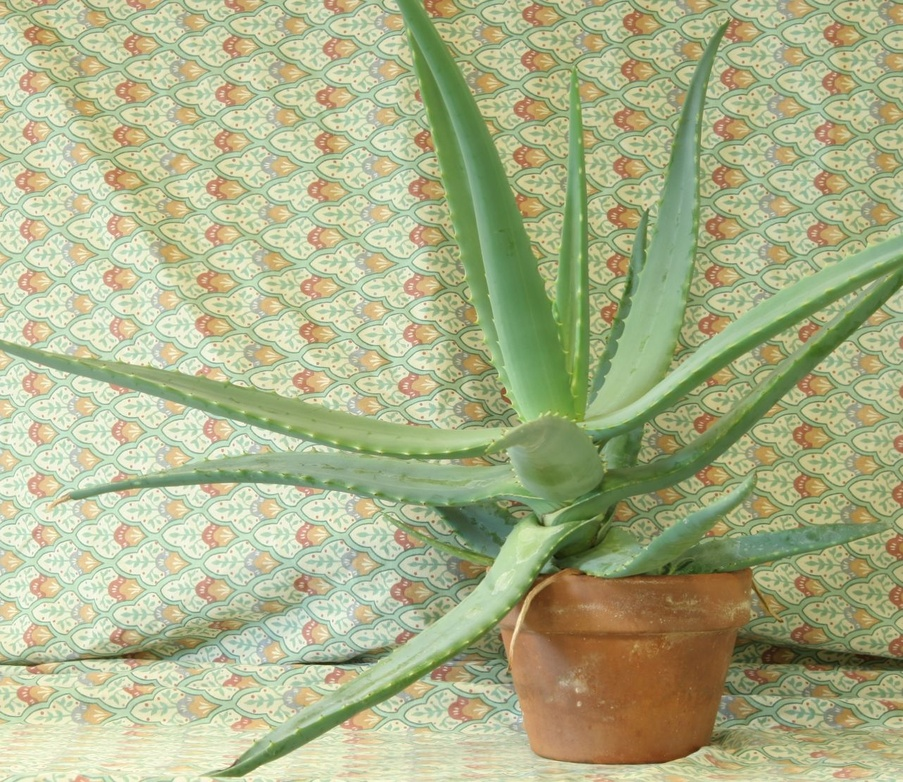
#> input picture Week7/Lab/aloeL.jpg, 903 x 782 px, shrunk from 1282 x 1110 before the run
$ python depth_map.py
#> lines starting #> are read from the running program, lines starting #| are printed output that depends on the picture
import numpy as np
import cv2 as cv
from matplotlib import pyplot as plt

# Load left and right images in grayscale
imgL = cv.imread('aloeL.jpg', cv.IMREAD_GRAYSCALE)
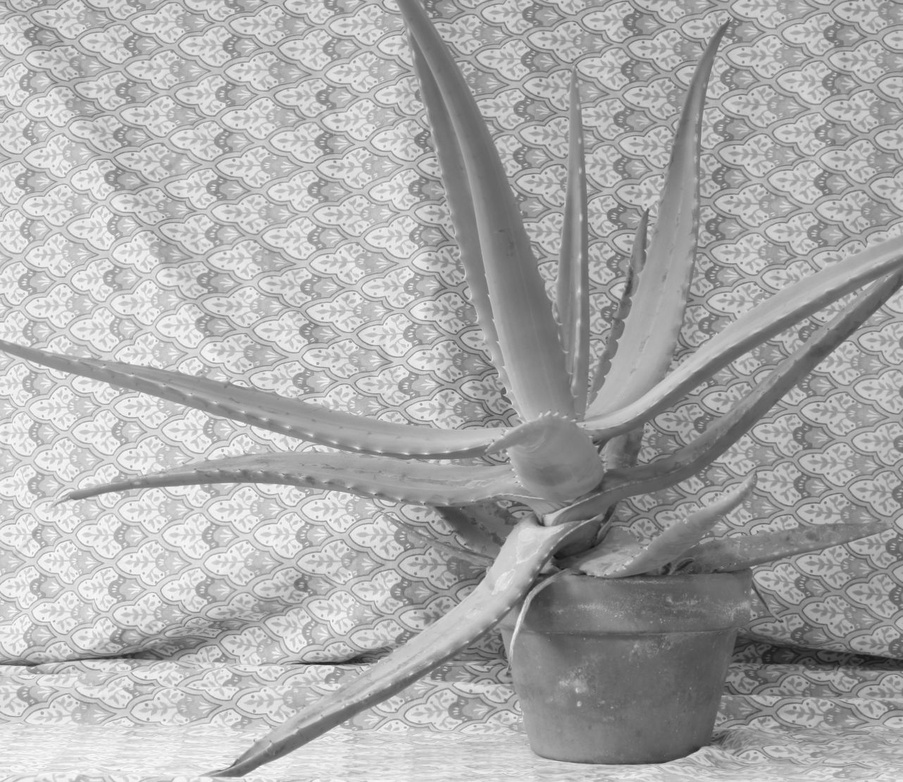
#> imgL: shape (782, 903); min 18, max 255, mean 170.8
imgR = cv.imread('aloeR.jpg', cv.IMREAD_GRAYSCALE)
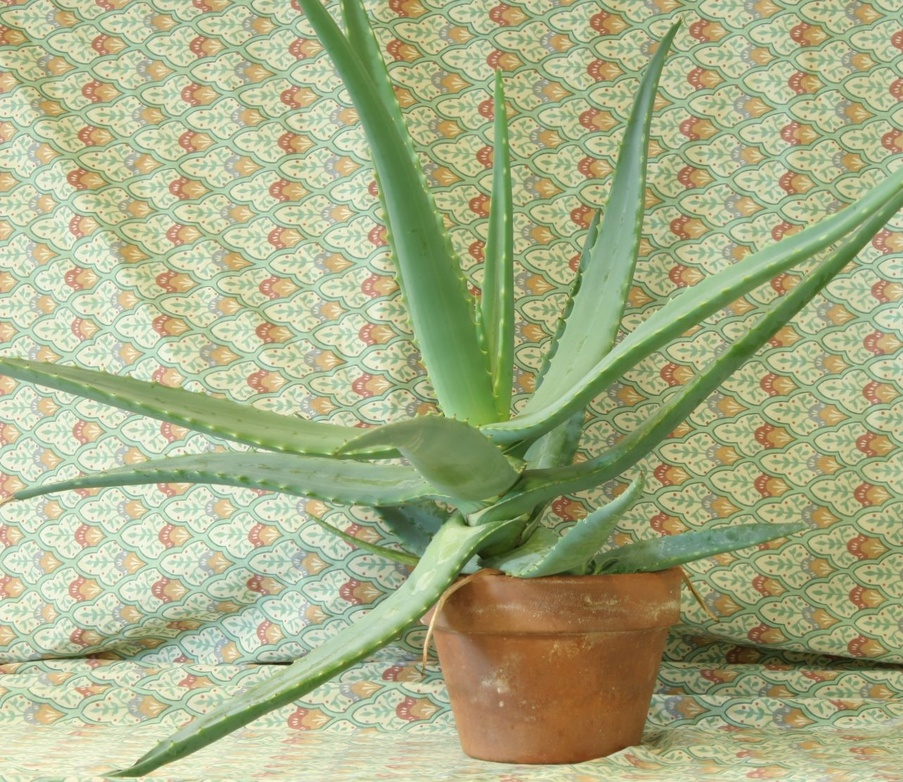
#> input picture Week7/Lab/aloeR.jpg, 903 x 782 px, shrunk from 1282 x 1110 before the run
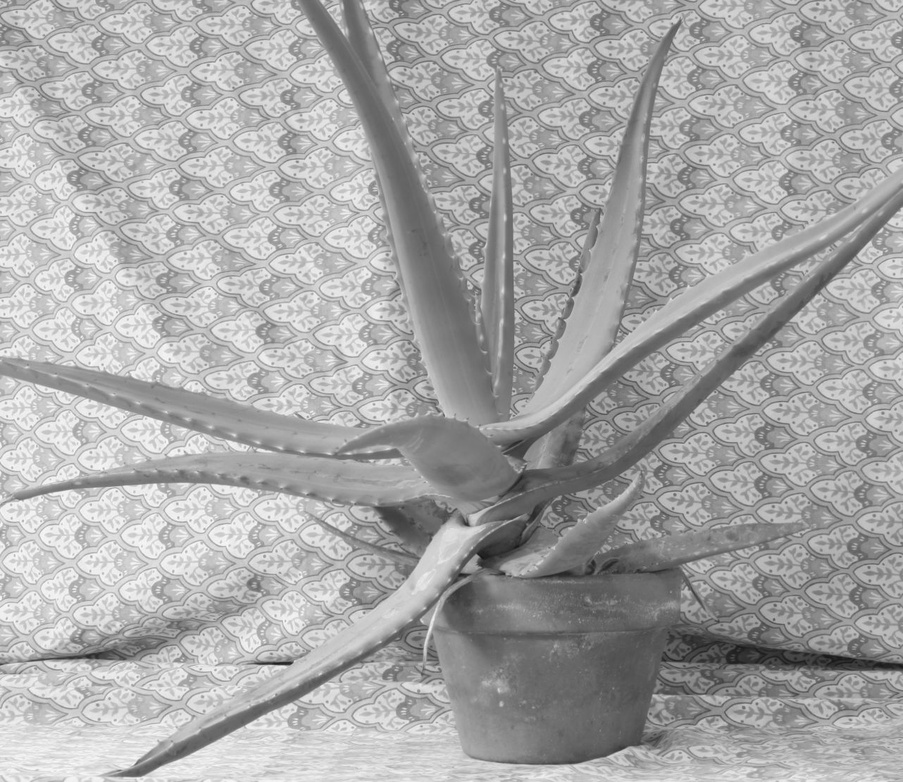
#> imgR: shape (782, 903); min 20, max 253, mean 167.8

# Create a StereoBM object for stereo matching
stereo = cv.StereoBM_create()

# Set parameters for stereo matching
stereo.setNumDisparities(128)   # Number of disparities.  divisible by 16.
stereo.setBlockSize(15)         # Matched block size. odd number

stereo.setPreFilterSize(9)      # Size of the pre-filtering window (5-255). Larger values may reduce noise.
stereo.setPreFilterCap(31)      # Maximum allowed pre-filtered disparity value.

# stereo.setTextureThreshold(30)

stereo.setUniquenessRatio(15)   # Margin in percentage by which the best (minimum) computed cost function value should "win" the second best value.

stereo.setSpeckleRange(32)      # Maximum disparity variation within each connected component.
stereo.setSpeckleWindowSize(100) # Maximum size of smooth disparity regions to consider their noise speckles and invalidate.

# Compute the disparity map
disparity = stereo.compute(imgL, imgR)
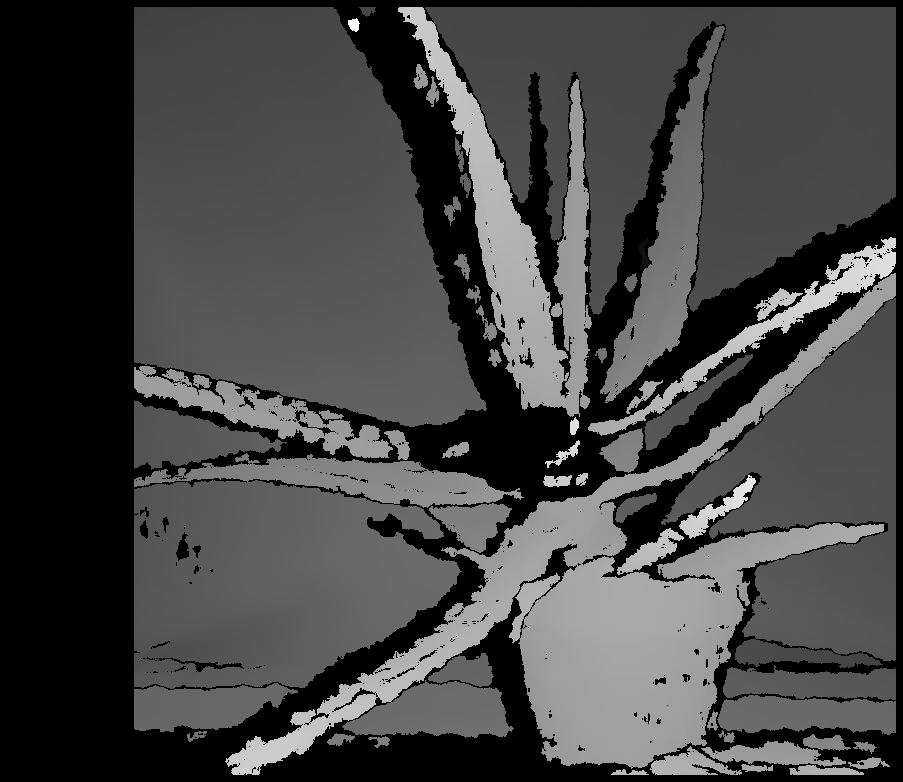
#> disparity: shape (782, 903) int16; min -16, max 1987, mean 527.8; drawn with min black and max white

# Save the disparity map as an image
cv.imwrite('disparity_map.png', disparity)
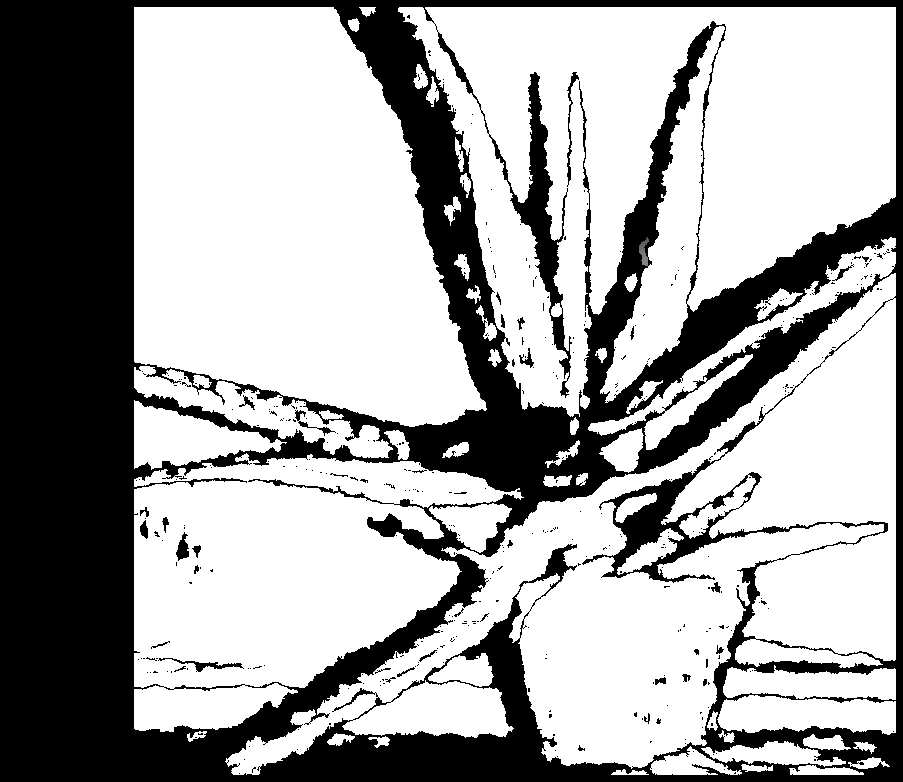
#> saved as disparity_map.png: shape (782, 903); min 0, max 255, mean 165.9

# Display the disparity map
plt.imshow(disparity, 'gray')
plt.colorbar()
plt.show()
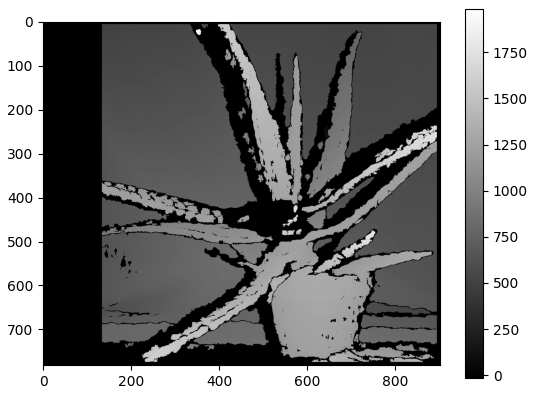
#> figure drawn by matplotlib, 2 panels
